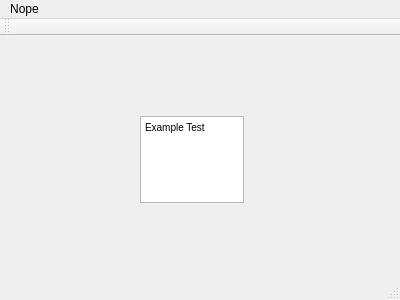
<?xml version="1.0" encoding="UTF-8"?>
<ui version="4.0">
 <class>QTExample</class>
 <widget class="QMainWindow" name="QTExample">
  <property name="geometry">
   <rect>
    <x>0</x>
    <y>0</y>
    <width>400</width>
    <height>300</height>
   </rect>
  </property>
  <property name="windowTitle">
   <string>QTExample</string>
  </property>
  <widget class="QWidget" name="centralWidget">
   <widget class="QTextEdit" name="textEdit">
    <property name="geometry">
     <rect>
      <x>140</x>
      <y>80</y>
      <width>104</width>
      <height>87</height>
     </rect>
    </property>
    <property name="html">
     <string>&lt;!DOCTYPE HTML PUBLIC &quot;-//W3C//DTD HTML 4.0//EN&quot; &quot;http://www.w3.org/TR/REC-html40/strict.dtd&quot;&gt;
&lt;html&gt;&lt;head&gt;&lt;meta name=&quot;qrichtext&quot; content=&quot;1&quot; /&gt;&lt;style type=&quot;text/css&quot;&gt;
p, li { white-space: pre-wrap; }
&lt;/style&gt;&lt;/head&gt;&lt;body style=&quot; font-family:'MS Shell Dlg 2'; font-size:7.8pt; font-weight:400; font-style:normal;&quot;&gt;
&lt;p style=&quot; margin-top:0px; margin-bottom:0px; margin-left:0px; margin-right:0px; -qt-block-indent:0; text-indent:0px;&quot;&gt;Example Test&lt;/p&gt;&lt;/body&gt;&lt;/html&gt;</string>
    </property>
   </widget>
  </widget>
  <widget class="QMenuBar" name="menuBar">
   <property name="geometry">
    <rect>
     <x>0</x>
     <y>0</y>
     <width>400</width>
     <height>26</height>
    </rect>
   </property>
   <widget class="QMenu" name="menuNope">
    <property name="title">
     <string>Nope</string>
    </property>
   </widget>
   <addaction name="menuNope"/>
  </widget>
  <widget class="QToolBar" name="mainToolBar">
   <attribute name="toolBarArea">
    <enum>TopToolBarArea</enum>
   </attribute>
   <attribute name="toolBarBreak">
    <bool>false</bool>
   </attribute>
  </widget>
  <widget class="QStatusBar" name="statusBar"/>
 </widget>
 <resources/>
 <connections/>
</ui>
